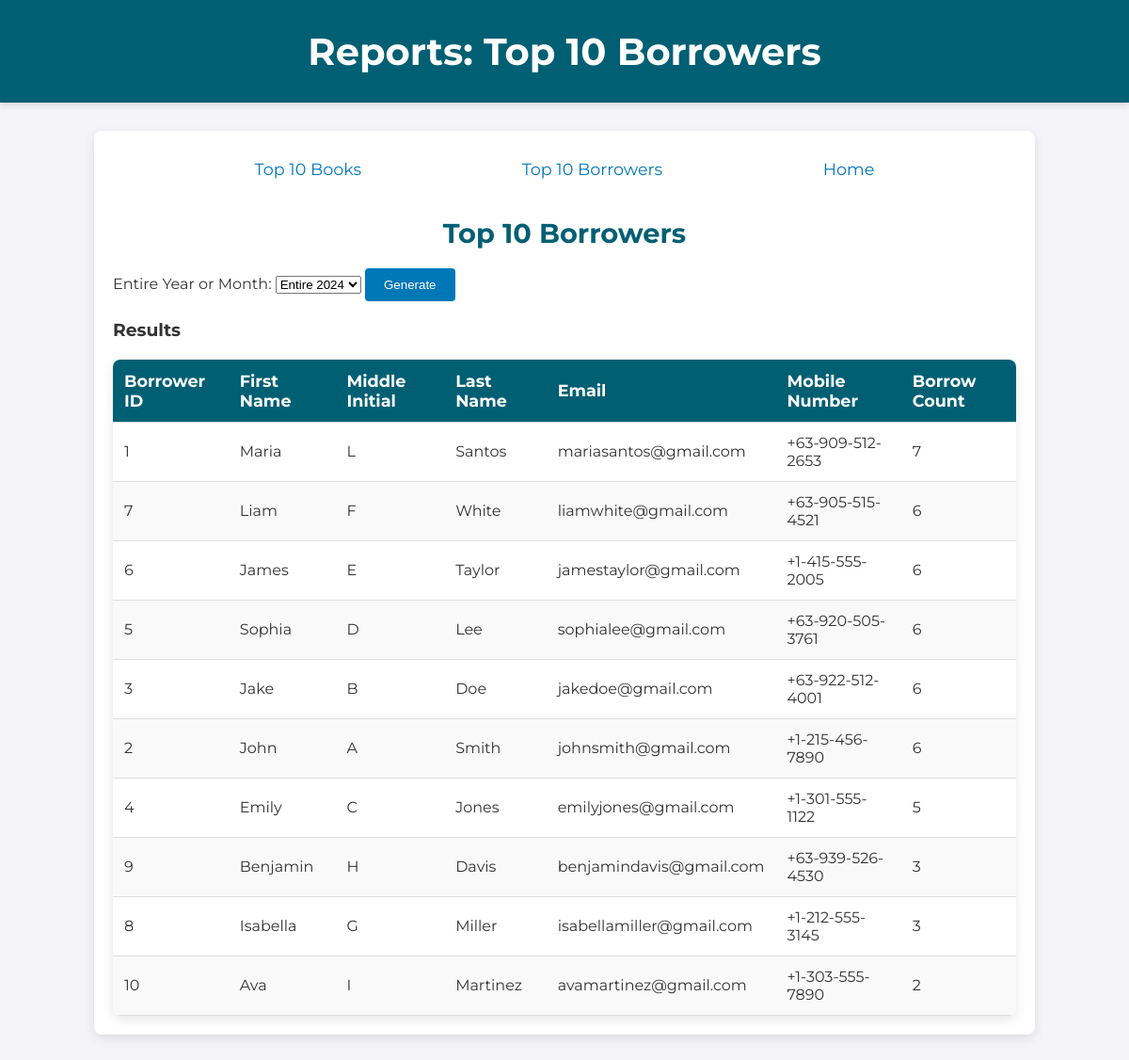
The app's page /top_borrowers with its own data.
### tables this page shows
CREATE TABLE Borrowers (
	borrower_id INT AUTO_INCREMENT PRIMARY KEY,
    first_name VARCHAR(50),
    middle_initial CHAR(1),
    last_name VARCHAR(50),
    email_address VARCHAR(50),
    mobile_no VARCHAR(20)
);

### app.py (the view, shortened to what this page needs)
@app.route("/top_borrowers", methods=["POST", "GET"])
def top_borrowers():
    month = int(request.form.get("month", 0))
    if month == 0:
        query = """
        SELECT br.borrower_id, bo.first_name, bo.middle_initial, bo.last_name,
               bo.email_address, bo.mobile_no, COUNT(br.borrower_id) AS borrow_count
        FROM BorrowRecords br
        JOIN Borrowers bo ON br.borrower_id = bo.borrower_id
        WHERE strftime('%Y', br.date_borrowed) = '2024'
        GROUP BY br.borrower_id
        ORDER BY borrow_count DESC
        LIMIT 10;
        """
        top_borrowers = db.execute(query)
    return render_template("topborrowerreports.html", top_borrowers=top_borrowers, month=month)

### app.py (called while the page is built)
@app.after_request
def after_request(response):
    response.headers["Cache-Control"] = "no-cache, no-store, must-revalidate"
    response.headers["Expires"] = 0
    response.headers["Pragma"] = "no-cache"
    return response

### templates/topborrowerreports.html (shortened to what this page needs)
{% extends "reports.html" %}
{% block title %}
Top 10 Borrowers
{% endblock %}
{% block main %}
    <h2>Top 10 Borrowers</h2>
    <form action="/top_borrowers" method="POST">
        <label>Entire Year or Month:
            <select name="month">
                <option value="0" {% if month == 0 %}selected{% endif %}>Entire 2024</option>
            </select>
        </label>
        <button type="submit">Generate</button>
    </form>
    {% if top_borrowers %}
        <h3>Results</h3>
        <table>
            <thead>
                <tr>
                    <th>Borrower ID</th>
                    <th>First Name</th>
                    <th>Middle Initial</th>
                    <th>Last Name</th>
                    <th>Email</th>
                    <th>Mobile Number</th>
                    <th>Borrow Count</th>
                </tr>
            </thead>
            <tbody>
                {% for borrower in top_borrowers %}
                    <tr>
                        <td>{{ borrower.borrower_id }}</td>
                        <td>{{ borrower.first_name }}</td>
                        <td>{{ borrower.middle_initial }}</td>
                        <td>{{ borrower.last_name }}</td>
                        <td>{{ borrower.email_address }}</td>
                        <td>{{ borrower.mobile_no }}</td>
                        <td>{{ borrower.borrow_count }}</td>
                    </tr>
                {% endfor %}
            </tbody>
        </table>
    {% endif %}
{% endblock %}

### static/styles.css (style rules this page uses)
body { font-family: 'Montserrat', sans-serif; background-color: #f4f4f9; color: #333; margin: 0; padding: 0; }
.container h2 { font-size: 1.8em; color: #005f73; margin-bottom: 20px; text-align: center; }
table { width: 100%; border-collapse: collapse; margin-top: 20px; border-radius: 8px; overflow: hidden; box-shadow: 0 4px 12px rgba(0, 0, 0, 0.1); }
table th, table td { padding: 12px; text-align: left; border-bottom: 1px solid #ddd; }
table th { background-color: #005f73; color: white; font-size: 1.1em; }
table tr:nth-child(even) { background-color: #f9f9f9; }
button { background-color: #0077b6; color: white; padding: 10px 20px; border: none; border-radius: 4px; cursor: pointer; transition: background-color 0.3s ease; }

### records on screen
Borrowers: borrower_id "1", first_name "Maria", middle_initial "L", last_name "Santos", email_address "mariasantos@gmail.com", mobile_no "+63-909-512-2653", borrow_count "7"
Borrowers: borrower_id "7", first_name "Liam", middle_initial "F", last_name "White", email_address "liamwhite@gmail.com", mobile_no "+63-905-515-4521", borrow_count "6"
Borrowers: borrower_id "6", first_name "James", middle_initial "E", last_name "Taylor", email_address "jamestaylor@gmail.com", mobile_no "+1-415-555-2005", borrow_count "6"
Borrowers: borrower_id "5", first_name "Sophia", middle_initial "D", last_name "Lee", email_address "sophialee@gmail.com", mobile_no "+63-920-505-3761", borrow_count "6"
Borrowers: borrower_id "3", first_name "Jake", middle_initial "B", last_name "Doe", email_address "jakedoe@gmail.com", mobile_no "+63-922-512-4001", borrow_count "6"
Borrowers: borrower_id "2", first_name "John", middle_initial "A", last_name "Smith", email_address "johnsmith@gmail.com", mobile_no "+1-215-456-7890", borrow_count "6"
Borrowers: borrower_id "4", first_name "Emily", middle_initial "C", last_name "Jones", email_address "emilyjones@gmail.com", mobile_no "+1-301-555-1122", borrow_count "5"
Borrowers: borrower_id "9", first_name "Benjamin", middle_initial "H", last_name "Davis", email_address "benjamindavis@gmail.com", mobile_no "+63-939-526-4530", borrow_count "3"
Borrowers: borrower_id "8", first_name "Isabella", middle_initial "G", last_name "Miller", email_address "isabellamiller@gmail.com", mobile_no "+1-212-555-3145", borrow_count "3"
Borrowers: borrower_id "10", first_name "Ava", middle_initial "I", last_name "Martinez", email_address "avamartinez@gmail.com", mobile_no "+1-303-555-7890", borrow_count "2"
